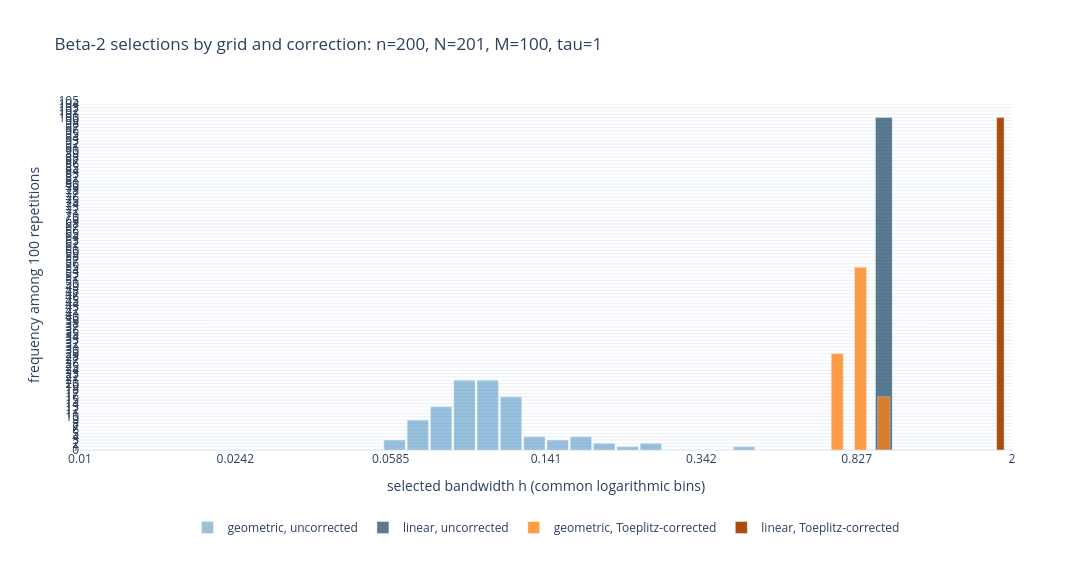

Notebook source saved alongside this figure:
### Code cell
beta2_log_edges = np.linspace(
    np.log10(beta2_h_min),
    np.log10(beta2_h_max),
    beta2_histogram_bins + 1,
)
beta2_log_centers = 0.5 * (
    beta2_log_edges[:-1] + beta2_log_edges[1:]
)
beta2_log_width = beta2_log_edges[1] - beta2_log_edges[0]
beta2_histograms = {
    key: np.histogram(
        np.log10(selected_bandwidths),
        bins=beta2_log_edges,
    )[0]
    for key, selected_bandwidths in beta2_selected_bandwidths.items()
}

beta2_histogram_figure = go.Figure()
for key, style in beta2_histogram_styles.items():
    counts = beta2_histograms[key]
    nonzero_bins = np.flatnonzero(counts)
    beta2_histogram_figure.add_trace(
        go.Bar(
            x=beta2_log_centers[nonzero_bins],
            y=counts[nonzero_bins],
            customdata=10.0 ** beta2_log_centers[nonzero_bins],
            width=style["width"] * beta2_log_width,
            marker=dict(
                color=style["color"],
                line=dict(color="white", width=0.4),
            ),
            opacity=style["opacity"],
            name=style["label"],
            hovertemplate=(
                f"{style['label']}"
                "<br>bin center h=%{customdata:.6g}"
                "<br>frequency=%{y}<extra></extra>"
            ),
        )
    )

beta2_tick_positions = np.linspace(
    np.log10(beta2_h_min),
    np.log10(beta2_h_max),
    7,
)
beta2_tick_labels = [
    f"{10.0**position:.3g}" for position in beta2_tick_positions
]
beta2_histogram_figure.update_xaxes(
    title_text="selected bandwidth h (common logarithmic bins)",
    range=[np.log10(beta2_h_min), np.log10(beta2_h_max)],
    tickmode="array",
    tickvals=beta2_tick_positions,
    ticktext=beta2_tick_labels,
)
beta2_histogram_figure.update_yaxes(
    title_text=f"frequency among {beta2_M} repetitions",
    rangemode="tozero",
    dtick=1,
)
beta2_histogram_figure.update_layout(
    title=(
        f"Beta-2 selections by grid and correction: n={beta2_n}, "
        f"N={beta2_N}, M={beta2_M}, tau={beta2_tau:g}"
    ),
    width=1100,
    height=580,
    template="plotly_white",
    barmode="overlay",
    legend=dict(orientation="h", x=0.5, xanchor="center", y=-0.18),
    margin=dict(t=100, b=130),
)
beta2_histogram_figure.show()

### Figure 1 — Plotly figure (JSON) as saved in the notebook; plotly's stock layout.template omitted (floating-point values rounded to 4 significant figures)
{"data": [{"customdata": [0.05979, 0.06825, 0.07792, 0.08896, 0.1016, 0.1159, 0.1324, 0.1511, 0.1725, 0.1969, 0.2248, 0.2567, 0.436], "hovertemplate": "geometric, uncorrected<br>bin center h=%{customdata:.6g}<br>frequency=%{y}<extra></extra>", "marker": {"color": "#1f77b4", "line": {"color": "white", "width": 0.4}}, "name": "geometric, uncorrected", "opacity": 0.45, "type": "bar", "width": 0.05292, "x": [-1.223, -1.166, -1.108, -1.051, -0.9933, -0.9358, -0.8782, -0.8207, -0.7632, -0.7057, -0.6481, -0.5906, -0.3605], "y": [3, 9, 13, 21, 21, 16, 4, 3, 4, 2, 1, 2, 1]}, {"customdata": [0.9652], "hovertemplate": "linear, uncorrected<br>bin center h=%{customdata:.6g}<br>frequency=%{y}<extra></extra>", "marker": {"color": "#0b3c5d", "line": {"color": "white", "width": 0.4}}, "name": "linear, uncorrected", "opacity": 0.68, "type": "bar", "width": 0.04142, "x": [-0.01536], "y": [100]}, {"customdata": [0.7406, 0.8455, 0.9652], "hovertemplate": "geometric, Toeplitz-corrected<br>bin center h=%{customdata:.6g}<br>frequency=%{y}<extra></extra>", "marker": {"color": "#ff7f0e", "line": {"color": "white", "width": 0.4}}, "name": "geometric, Toeplitz-corrected", "opacity": 0.76, "type": "bar", "width": 0.02991, "x": [-0.1304, -0.07289, -0.01536], "y": [29, 55, 16]}, {"customdata": [1.872], "hovertemplate": "linear, Toeplitz-corrected<br>bin center h=%{customdata:.6g}<br>frequency=%{y}<extra></extra>", "marker": {"color": "#a84300", "line": {"color": "white", "width": 0.4}}, "name": "linear, Toeplitz-corrected", "opacity": 0.95, "type": "bar", "width": 0.01841, "x": [0.2723], "y": [100]}], "layout": {"barmode": "overlay", "height": 580, "legend": {"orientation": "h", "x": 0.5, "xanchor": "center", "y": -0.18}, "margin": {"b": 130, "t": 100}, "title": {"text": "Beta-2 selections by grid and correction: n=200, N=201, M=100, tau=1"}, "width": 1100, "xaxis": {"range": [-2, 0.301], "tickmode": "array", "ticktext": ["0.01", "0.0242", "0.0585", "0.141", "0.342", "0.827", "2"], "tickvals": [-2, -1.616, -1.233, -0.8495, -0.466, -0.08248, 0.301], "title": {"text": "selected bandwidth h (common logarithmic bins)"}}, "yaxis": {"dtick": 1, "rangemode": "tozero", "title": {"text": "frequency among 100 repetitions"}}}}
